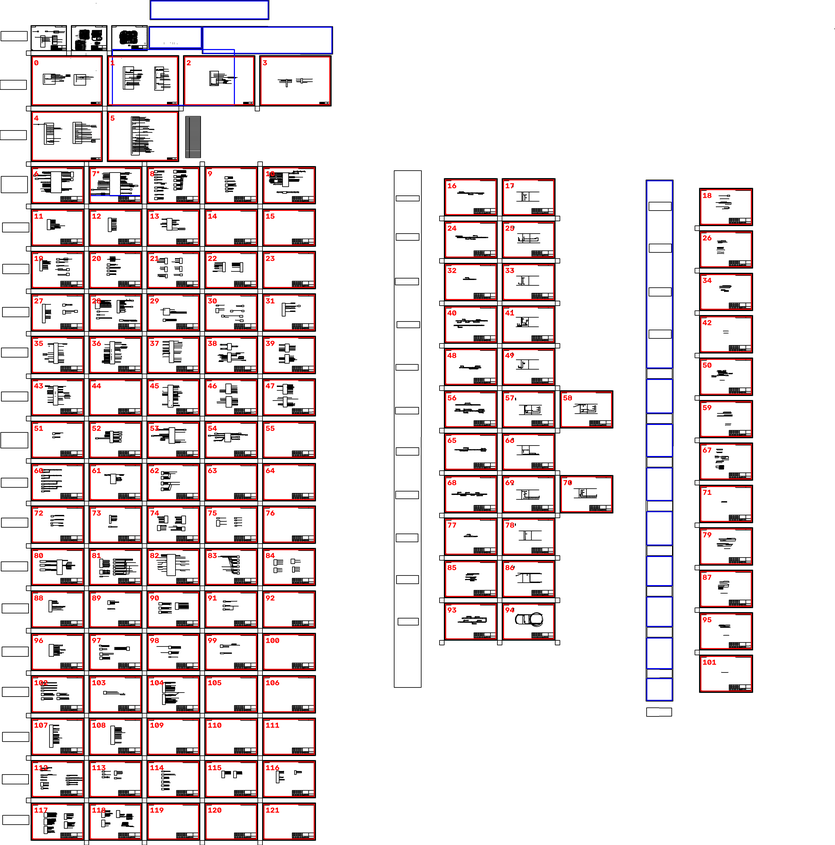
#> input picture frames/overview_numbered.png, 835 x 845 px, shrunk from 3956 x 3999 before the run
$ python find_frames.py ../frames/overview_numbered.png out.png
#> lines starting #> are read from the running program, lines starting #| are printed output that depends on the picture; after the words box and inside, x2 and y2 are one past the last pixel; in counts of white or black regions, pixels touching at a corner belong together
# -*- coding: utf-8 -*-
"""Phase 1: 总览图多尺度矩形检测 + 包含关系树（纯视觉：只看渲染像素）。"""
import cv2, json, math
import numpy as np

def detect_rectangles(img_path, min_area_px=150, max_fill_ratio=0.98):
    """返回矩形列表，每项含 bbox_px、面积、hierarchy 信息。"""
#> called with img_path = '../frames/overview_numbered.png', min_area_px = 150, max_fill_ratio = 0.98
    img = cv2.imread(img_path, cv2.IMREAD_GRAYSCALE)
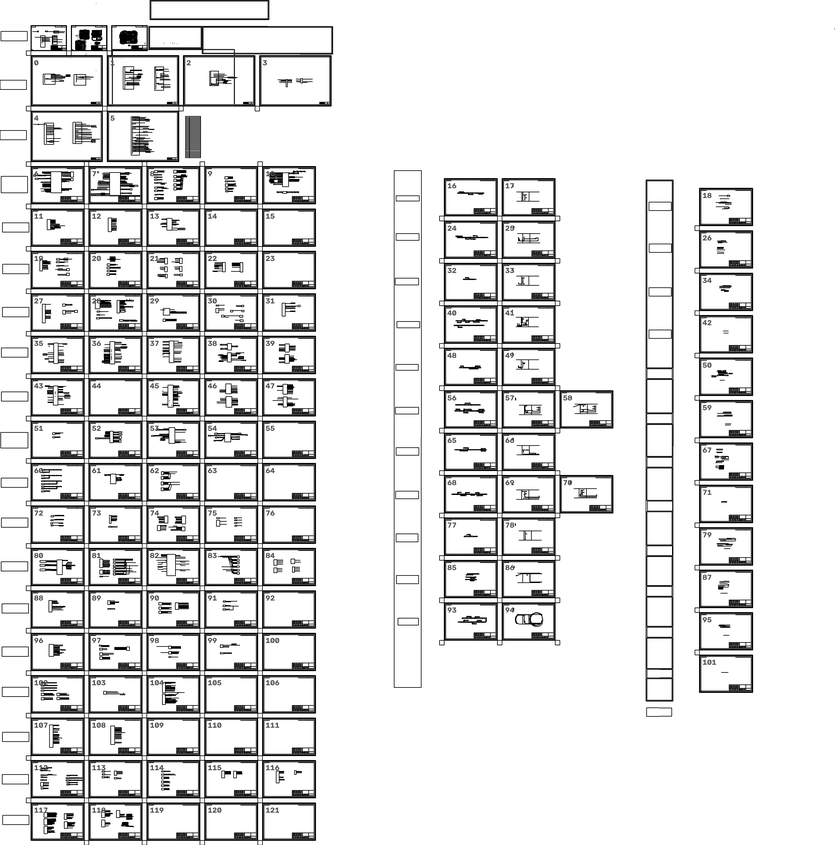
#> img: shape (845, 835); min 0, max 255, mean 226.2
    H, W = img.shape
#> H = 845; W = 835
    # 黑线白底 -> 反转为白线黑底
    _, bw = cv2.threshold(img, 0, 255, cv2.THRESH_BINARY + cv2.THRESH_OTSU)
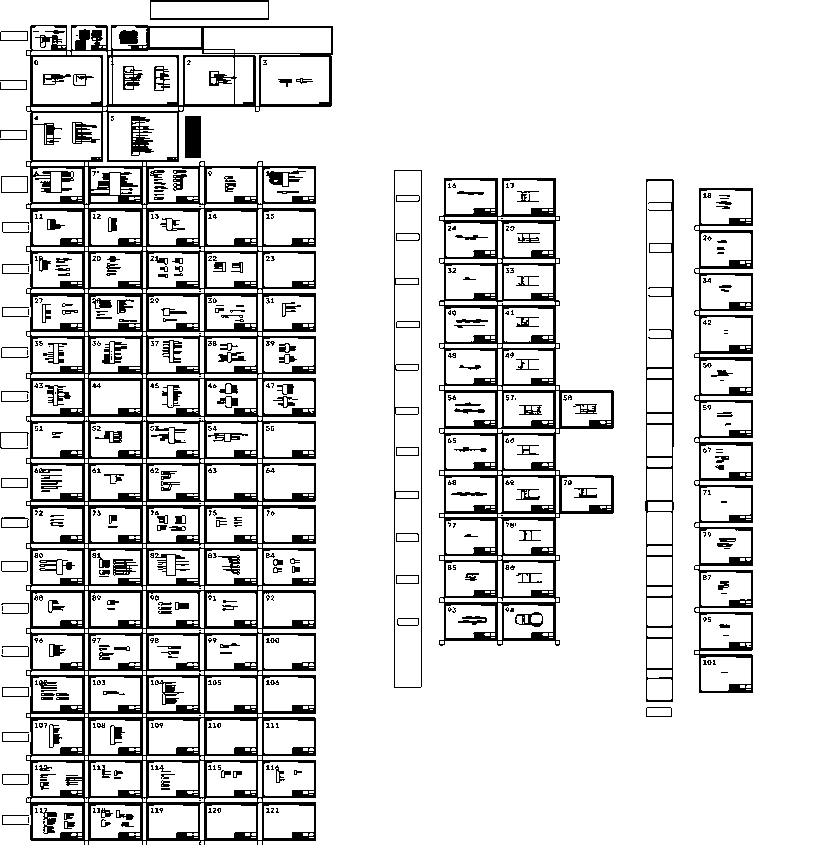
#> bw: shape (845, 835); 86.1% white; 499 black regions (274 under 20 px), largest, box (x1, y1, x2, y2) and area: (26, 25, 333, 845) 53434, (439, 178, 614, 646) 14078, (694, 188, 753, 693) 6466
    fg = 255 - bw
    # 轻微闭运算弥合细线 1-2px 断裂
    fg = cv2.morphologyEx(fg, cv2.MORPH_CLOSE, np.ones((3, 3), np.uint8))
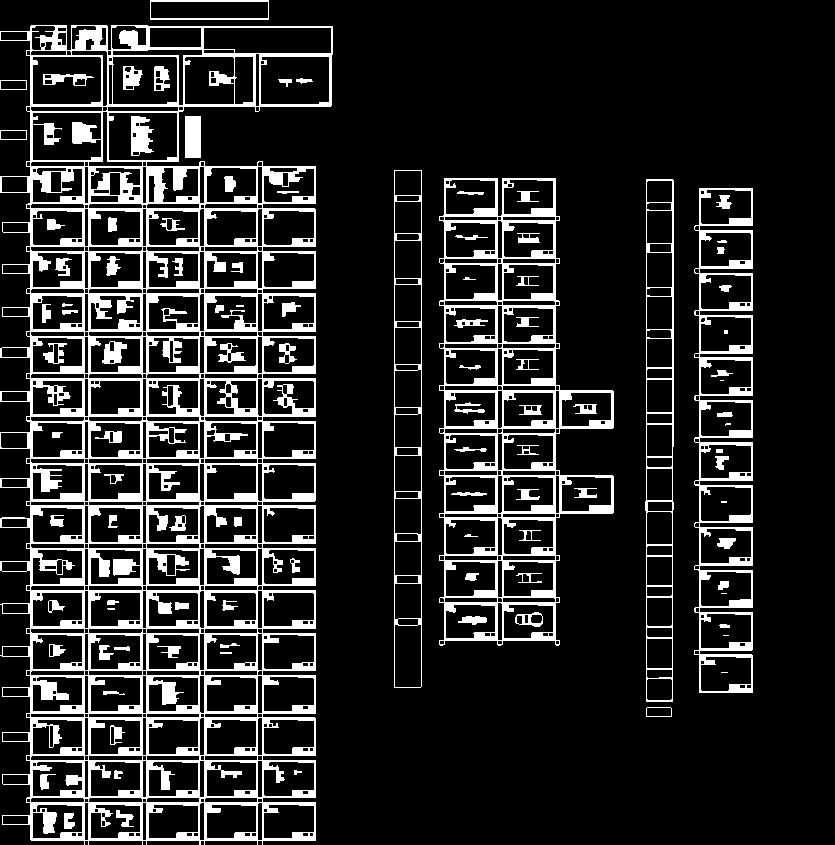
#> fg: shape (845, 835); 15.3% white; 103 white regions (9 under 20 px)
    contours, hierarchy = cv2.findContours(fg, cv2.RETR_TREE, cv2.CHAIN_APPROX_SIMPLE)
#> contours = 895 contours, 280 with area under 20; largest, box (x1, y1, x2, y2) and area: (0, 25, 333, 845) 226516, (439, 178, 614, 646) 56020, (694, 188, 753, 693) 24176, (394, 170, 422, 688) 13958, (645, 179, 674, 702) 13857
    hier = hierarchy[0]  # [next, prev, child, parent]
    rects = []
    for i, cnt in enumerate(contours):
        area = cv2.contourArea(cnt)
        if area < min_area_px:
            continue
        peri = cv2.arcLength(cnt, True)
        approx = cv2.approxPolyDP(cnt, 0.02 * peri, True)
        if len(approx) != 4:
            continue
        if not cv2.isContourConvex(approx):
            continue
        pts = approx.reshape(4, 2).astype(float)
        # 四角接近直角
        ok = True
        for k in range(4):
            p0, p1, p2 = pts[k], pts[(k + 1) % 4], pts[(k + 2) % 4]
            v1, v2 = p0 - p1, p2 - p1
            n1, n2 = np.linalg.norm(v1), np.linalg.norm(v2)
            if n1 < 1e-6 or n2 < 1e-6:
                ok = False; break
            if abs(np.dot(v1, v2) / (n1 * n2)) > 0.18:  # cos>0.18 视为非直角
                ok = False; break
        if not ok:
            continue
        # axis-aligned：边与水平/竖直夹角 < 4°
        for k in range(4):
            p0, p1 = pts[k], pts[(k + 1) % 4]
            ang = abs(math.degrees(math.atan2(p1[1] - p0[1], p1[0] - p0[0]))) % 90
            ang = min(ang, 90 - ang)
            if ang > 4.0:
                ok = False; break
        if not ok:
            continue
        x, y, w, h = cv2.boundingRect(approx)
        if w < 8 or h < 8:
            continue
        # 过滤实心大色块（填充比过高）：框线应是细线，轮廓面积应远大于bbox面积
        # 用 bbox 面积 vs 轮廓面积比判断（细线框：contourArea≈bbox面积；实心块也≈bbox面积，无法区分，暂保留）
        rects.append({
            'idx': i, 'x': int(x), 'y': int(y), 'w': int(w), 'h': int(h),
            'area': float(area),
            'parent': int(hier[i][3]), 'child': int(hier[i][2]),
        })
#> this loop made 895 passes
#> area on passes 5, 10, 14: 22, 22, 25.5
#> after the loop, rects = 30 items
    return rects, (W, H)


def build_tree(rects):
    """按 bbox 包含关系建树（不依赖 cv2 hierarchy，更鲁棒）。返回每框的 children 列表。"""
    n = len(rects)
    children = [[] for _ in range(n)]
    for i in range(n):
        a = rects[i]
        ax1, ay1, ax2, ay2 = a['x'], a['y'], a['x'] + a['w'], a['y'] + a['h']
        best_parent, best_area = -1, float('inf')
        for j in range(n):
            if i == j:
                continue
            b = rects[j]
            bx1, by1, bx2, by2 = b['x'], b['y'], b['x'] + b['w'], b['y'] + b['h']
            # a 被 b 包含（留 3px 容差），且 b 明显更大
            if (bx1 - 3 <= ax1 and by1 - 3 <= ay1 and ax2 <= bx2 + 3 and ay2 <= by2 + 3
                    and b['area'] > a['area'] * 1.5):
                if b['area'] < best_area:
                    best_area, best_parent = b['area'], j
        if best_parent >= 0:
            children[best_parent].append(i)
    # 直接父节点
    parent_of = [-1] * n
    for j, ch in enumerate(children):
        for i in ch:
            # 只保留最小包含者为直接父
            if parent_of[i] == -1:
                parent_of[i] = j
    return children, parent_of


if __name__ == '__main__':
    import sys
    img = sys.argv[1] if len(sys.argv) > 1 else \
        '/home/hatch/workspace/visual_tracer/qa/frames/overview.png'
    out = sys.argv[2] if len(sys.argv) > 2 else \
        '/home/hatch/workspace/visual_tracer/qa/frames/rectangles.json'
    rects, (W, H) = detect_rectangles(img)
#> rects = 30 items; W = 835; H = 845
    children, parent_of = build_tree(rects)
#> in build_tree, `n = len(rects)`: n = 30
#> the loop in build_tree, `for i in range(n):` made 30 passes
#> (ax1, ay1, ax2, ay2) on passes 1 to 12: (646, 179, 674, 702), (646, 638, 673, 669), (646, 556, 673, 586), (646, 468, 673, 501), (646, 424, 673, 457), (646, 379, 673, 413), (646, 338, 673, 368), (646, 296, 673, 330), (646, 252, 673, 288), (646, 210, 673, 244), (394, 170, 422, 688), (394, 624, 422, 688)
#> in build_tree, `parent_of = [-1] * n`: parent_of = 30 values from -1 to -1
#> after the loop in build_tree, `for j, ch in enumerate(children):`: parent_of = 30 values, max 10 at index 11, min -1 at index 0, mean 2.6
#> children = 30 items, first 6: [1, 2, 3, 4, 5, 6, 7, 8, 9], [], [], [], [], []
    for i, r in enumerate(rects):
        r['n_children'] = len(children[i])
        r['tree_parent'] = parent_of[i]
#> this loop made 30 passes
    json.dump({'W': W, 'H': H, 'rects': rects}, open(out, 'w'))
    print('rects:', len(rects), 'image %dx%d' % (W, H))
#| rects: 30 image 835x845
    # 面积 Top20
    for r in sorted(rects, key=lambda r: -r['area'])[:20]:
        print('  area=%8.0f bbox=%dx%d@(%d,%d) children=%d parent=%d' % (
            r['area'], r['w'], r['h'], r['x'], r['y'], r['n_children'], r['tree_parent']))
#> this loop made 20 passes
#|   area=   13958 bbox=28x518@(394,170) children=9 parent=-1
#|   area=   13857 bbox=28x523@(646,179) children=9 parent=-1
#|   area=    3202 bbox=129x26@(203,27) children=0 parent=-1
#|   area=    3095 bbox=66x49@(112,56) children=0 parent=-1
#|   area=    2242 bbox=119x20@(150,0) children=0 parent=-1
#|   area=    2004 bbox=119x18@(150,1) children=0 parent=-1
#|   area=    1679 bbox=28x64@(394,624) children=0 parent=10
#|   area=    1038 bbox=53x21@(149,27) children=0 parent=-1
#> (further printed lines are left out)
